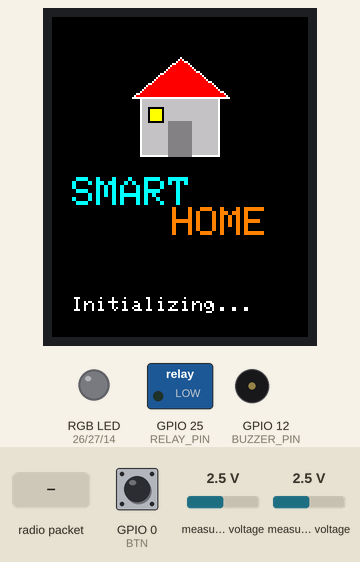
Simulated run of this program. Board: ESP32. Parts: 128×160 colour display, switched loads named in the program (green lamp = pin HIGH), an RGB LED mixed from three pins (HIGH = lit), buzzer (waves = sounding). The inputs (shaded band) are chosen by the test bench; at power-on: GPIO 0 (BTN) HIGH, measured voltage 2.5 V. WiFi joins after 1.5 s; servers stay silent unless stated; EEPROM starts erased; no radio packets arrive unless stated; pins used as bus, display or sensor lines are not drawn.

Above: at 1.04 s.
1.8 s: radio packet "mode" arrives
At 3.0 s:
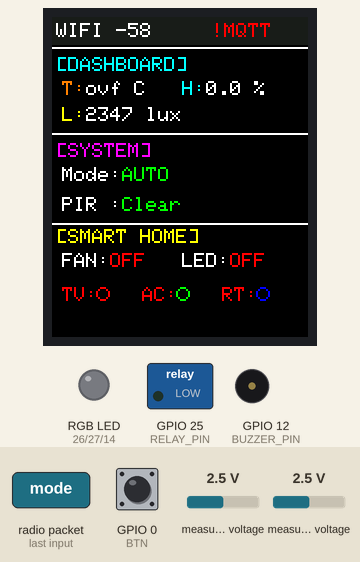
4.8 s: GPIO 0 (BTN) pulled LOW for 0.15 s
At 6.5 s:
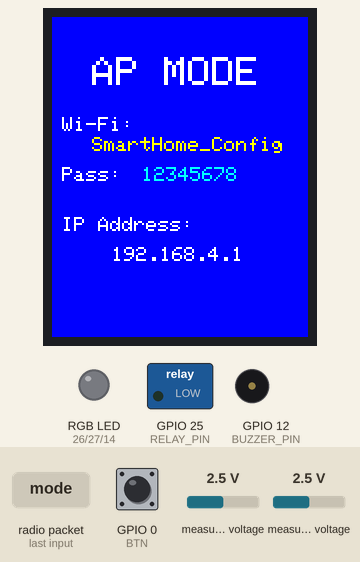
Timing chart, 0 to 8.0 s (numbered marks = the images above; inputs shaded):
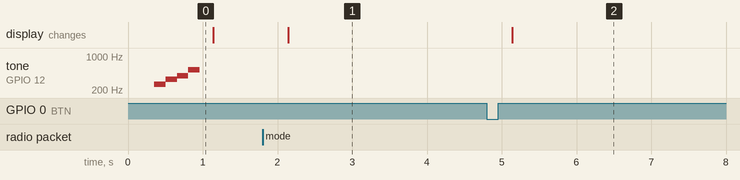

Measured:
- after the input at 1.8 s, the display: changes after 0.34 s (image 1)
- after the input at 4.8 s, the display: changes after 0.34 s (image 2)
- by itself, tone on GPIO 12 (BUZZER_PIN): plays 262 Hz for 0.15 s, 330 Hz for 0.15 s, 392 Hz for 0.15 s, 523 Hz for 0.15 s

The program:

main.cpp
```cpp
#include <Arduino.h>
#include <WiFi.h>
#include "config.h"
#include "wifi_manager.h"
#include "mqtt_manager.h"
#include "display.h"
#include "nrf.h"
#include "sensors.h"
#include "buzzer.h"
#include "app_webserver.h"
#include "state_machine.h"
#include <ArduinoJson.h>

PayloadNode1 n1 = {0.0, 0.0, false};
ControlMode sysMode = MODE_AUTO;
bool fanStatus = false;
uint8_t ledLevel = 0;   // 0=off, 1=dim, 2=medium, 3=max
bool heaterStatus = false;
bool pumpStatus = false;
bool mistStatus = false;
bool bootFinished = false;

unsigned long lastNrfNode1 = 0;   // Last time we received data from Sensor Node
bool sensorNodeConnected = false; // Whether Sensor Node is connected
bool actuatorNodeConnected = false; // Whether Actuator Node is connected
#define NRF_TIMEOUT 5000          // 5 seconds timeout

void onCommand(String topic, String message) {
  JsonDocument doc;
  deserializeJson(doc, message);

  String device = doc["device"] | "";
  String action = doc["action"] | "";

  if (device == "mode") {
    sysMode = (action == "auto") ? MODE_AUTO : MODE_MANUAL;
  } else if (device == "fan") {
    fanStatus = (action == "ON");
    digitalWrite(RELAY_PIN, fanStatus);
  } else if (device == "led") {
    // LED: 4 levels (0=off, 1=dim, 2=medium, 3=max)
    ledLevel = doc["action"].is<int>() ? doc["action"].as<int>() : (action == "ON" ? 3 : 0);
    if (ledLevel > 3) ledLevel = 3;
  } else if (device == "buzzer") {
    buzzerSetManual(action == "ON");
  } else if (device == "curtain") {
    // Curtain: 3 levels (0=closed, 50=half, 100=open)
    int val = doc["action"].is<int>() ? doc["action"].as<int>() : (action == "ON" ? 100 : 0);
    analogWrite(RGB_R, map(val, 0, 100, 0, 255));
  } else if (device == "ac") {
    // AC: 10 levels (20-29°C) or 0=off
    int val = doc["action"].is<int>() ? doc["action"].as<int>() : (action == "ON" ? 25 : 0);
    if (val >= 20 && val <= 29) {
      analogWrite(RGB_G, map(val, 20, 29, 28, 255));
    } else {
      analogWrite(RGB_G, 0);
    }
  } else if (device == "tv") {
    int val = doc["action"].is<int>() ? doc["action"].as<int>() : (action == "ON" ? 100 : 0);
    analogWrite(RGB_B, map(val, 0, 100, 0, 255));
  }
}

void setup() {
  Serial.begin(115200);

  pinMode(BTN, INPUT_PULLUP);
  pinMode(RELAY_PIN, OUTPUT);
  digitalWrite(RELAY_PIN, LOW);

  pinMode(RGB_R, OUTPUT);
  pinMode(RGB_G, OUTPUT);
  pinMode(RGB_B, OUTPUT);
  digitalWrite(RGB_R, LOW);
  digitalWrite(RGB_G, LOW);
  digitalWrite(RGB_B, LOW);

  displayInit();
  drawBoot();
  sensorsInit();
  nrfInit();
  wifiInit();
  mqttInit(onCommand);
  buzzerInit();

  changeState(STATE_BOOT);
}

unsigned long lastScreenUpdate = 0;
unsigned long lastNrfNode2 = 0;

void loop() {
  // Check for AP Mode trigger
  if (digitalRead(BTN) == LOW && getState() != STATE_AP) {
    startAP();
    webInit();
    changeState(STATE_AP);
  }

  if (!bootFinished) {
    bootFinished = buzzerStartup();
    return;
  }

  if (getState() == STATE_AP) {
    webHandle();
    if (millis() - lastScreenUpdate > 1000) {
      lastScreenUpdate = millis();
      drawAP(WiFi.softAPIP());
    }
    return;
  }

  wifiTask();
  mqttTask();
  webHandle();
  buzzerTask();

  // Read NRF Sensors Node
  if (nrfAvailable()) {
    nrfRead(n1);
    lastNrfNode1 = millis();
    sensorNodeConnected = true;
  }

  // Check Sensor Node timeout
  if (millis() - lastNrfNode1 > NRF_TIMEOUT) {
    sensorNodeConnected = false;
  }

  float ldr = readLight();

  // Write to Node 2 (Actuators) over NRF24
  if (millis() - lastNrfNode2 > 1000) {
    lastNrfNode2 = millis();
    PayloadNode2 n2;
    n2.temp = n1.temp;
    n2.hum = n1.hum;
    n2.light = ldr;
    n2.motion = n1.motion;
    n2.ledLevel = ledLevel;
    actuatorNodeConnected = nrfWriteNode2(n2);
  }

  if (millis() - lastScreenUpdate > 1000) {
    lastScreenUpdate = millis();
    mqttPublishTelemetry(n1, ldr, sysMode, fanStatus, ledLevel, heaterStatus, pumpStatus, mistStatus, sensorNodeConnected, actuatorNodeConnected);
    drawDashboard(n1, ldr, isWifiConnected(), getWifiRSSI(), isMqttConnected(), sysMode, fanStatus, ledLevel > 0, heaterStatus, pumpStatus, mistStatus, sensorNodeConnected);
    buzzerAlert(n1.temp, n1.motion);
  }
}
```

app_webserver.h
```cpp
#pragma once

void webInit();
void webHandle();
```

buzzer.h
```cpp
#pragma once

void buzzerInit();
bool buzzerStartup();
void buzzerAlert(float temp, bool motion);
void buzzerSetManual(bool on);
void buzzerTask();
```

display.h
```cpp
#pragma once
#include "config.h"

void displayInit();
void drawBoot();
void drawDashboard(PayloadNode1 n1, float light, bool wifiOk, int rssi, bool mqttOk, ControlMode mode, bool fanOn, bool ledOn, bool heatOn, bool pumpOn, bool mistOn, bool sensorNodeOk = true);
void drawAP(IPAddress ip);
```

mqtt_manager.h
```cpp
#pragma once
#include "config.h"
#include <PubSubClient.h>

typedef void (*MqttCallback)(String topic, String payload);

void mqttInit(void (*cmdCallback)(String, String));
void mqttTask();
bool isMqttConnected();
void mqttPublishTelemetry(PayloadNode1 n1, float light, ControlMode mode, bool fanOn, uint8_t ledLevel, bool heaterOn, bool pumpOn, bool mistOn, bool sensorNode = true, bool actuatorNode = true);
```

nrf.h
```cpp
#pragma once
#include "config.h"

void nrfInit();
bool nrfAvailable();
void nrfRead(PayloadNode1 &data);
bool nrfWriteNode2(PayloadNode2 &data);
```

sensors.h
```cpp
#pragma once

void sensorsInit();
float readLight();
```

state_machine.h
```cpp
#pragma once

enum SystemState {
  STATE_BOOT,
  STATE_NORMAL,
  STATE_AP
};

void changeState(SystemState s);
SystemState getState();
```

wifi_manager.h
```cpp
#pragma once

#include <Arduino.h>

void wifiInit();
void wifiTask();
void startAP();
bool isAPMode();
bool isWifiConnected();
int getWifiRSSI();
void saveWifiCredentials(String ssid, String pass);
```

app_webserver.cpp
```cpp
#include <Arduino.h>
#include <WiFi.h>
#include <WebServer.h>
#include "app_webserver.h"
#include "wifi_manager.h"

WebServer server(80);

const char INDEX_HTML[] PROGMEM = R"rawliteral(
<!DOCTYPE html>
<html lang="en">
<head>
  <meta charset="UTF-8">
  <meta name="viewport" content="width=device-width, initial-scale=1.0">
  <title>Smart Home Configuration</title>
  <style>
    :root {
      --primary: #4ade80;
      --primary-hover: #22c55e;
      --bg-color: #0f172a;
      --card-bg: rgba(30, 41, 59, 0.7);
      --text-color: #f8fafc;
      --border-color: rgba(255,255,255,0.1);
    }
    * {
      box-sizing: border-box;
      margin: 0;
      padding: 0;
    }
    body {
      font-family: system-ui, -apple-system, sans-serif;
      background: radial-gradient(circle at top right, #1e293b, var(--bg-color));
      color: var(--text-color);
      display: flex;
      justify-content: center;
      align-items: center;
      min-height: 100vh;
      padding: 20px;
    }
    .container {
      background: var(--card-bg);
      backdrop-filter: blur(16px);
      -webkit-backdrop-filter: blur(16px);
      border: 1px solid var(--border-color);
      border-radius: 24px;
      padding: 40px 30px;
      width: 100%;
      max-width: 420px;
      box-shadow: 0 25px 50px -12px rgba(0,0,0,0.5);
      animation: slideUp 0.6s cubic-bezier(0.16, 1, 0.3, 1);
    }
    @keyframes slideUp {
      from { opacity: 0; transform: translateY(30px); }
      to { opacity: 1; transform: translateY(0); }
    }
    .header {
      text-align: center;
      margin-bottom: 30px;
    }
    .header h1 {
      font-size: 28px;
      font-weight: 700;
      background: linear-gradient(to right, #4ade80, #3b82f6);
      -webkit-background-clip: text;
      -webkit-text-fill-color: transparent;
      margin-bottom: 10px;
    }
    .header p {
      color: #94a3b8;
      font-size: 14px;
    }
    .form-group {
      margin-bottom: 20px;
    }
    label {
      display: block;
      font-size: 14px;
      font-weight: 500;
      margin-bottom: 8px;
      color: #cbd5e1;
    }
    select, input {
      width: 100%;
      padding: 14px 16px;
      background: rgba(15, 23, 42, 0.5);
      border: 1px solid var(--border-color);
      border-radius: 12px;
      color: white;
      font-size: 16px;
      outline: none;
      transition: border-color 0.3s;
    }
    select:focus, input:focus {
      border-color: var(--primary);
    }
    button {
      width: 100%;
      padding: 14px;
      background: var(--primary);
      color: #000;
      border: none;
      border-radius: 12px;
      font-size: 16px;
      font-weight: 600;
      cursor: pointer;
      transition: all 0.3s ease;
      margin-top: 10px;
    }
    button:hover {
      background: var(--primary-hover);
      transform: translateY(-2px);
      box-shadow: 0 10px 15px -3px rgba(74, 222, 128, 0.3);
    }
    .scan-btn {
      background: transparent;
      color: var(--primary);
      border: 1px solid var(--primary);
      margin-bottom: 15px;
    }
    .scan-btn:hover {
      background: rgba(74, 222, 128, 0.1);
      box-shadow: none;
    }
    .loader {
      display: none;
      border: 3px solid rgba(255,255,255,0.1);
      border-top: 3px solid var(--primary);
      border-radius: 50%;
      width: 24px;
      height: 24px;
      animation: spin 1s linear infinite;
      margin: 0 auto;
    }
    @keyframes spin {
      0% { transform: rotate(0deg); }
      100% { transform: rotate(360deg); }
    }
    #msg {
      margin-top: 20px;
      text-align: center;
      font-size: 14px;
      color: #4ade80;
      display: none;
    }
  </style>
</head>
<body>
  <div class="container">
    <div class="header">
      <h1>Smart Home</h1>
      <p>Wi-Fi Configuration</p>
    </div>

    <button type="button" class="scan-btn" onclick="scanWifi()" id="scanBtn">Scan for Networks</button>
    <div class="loader" id="loader"></div>

    <form id="wifiForm">
      <div class="form-group">
        <label for="ssid">Select Wi-Fi Network</label>
        <select id="ssid" name="ssid">
          <option value="">-- Choose a network --</option>
        </select>
      </div>

      <div class="form-group">
        <label for="pass">Password</label>
        <input type="password" id="pass" name="pass" placeholder="Enter Wi-Fi password">
      </div>

      <button type="submit" id="saveBtn">Save & Connect</button>
    </form>

    <div id="msg">Credentials saved! Rebooting...</div>
  </div>

  <script>
    async function scanWifi() {
      const btn = document.getElementById('scanBtn');
      const loader = document.getElementById('loader');
      const select = document.getElementById('ssid');

      btn.style.display = 'none';
      loader.style.display = 'block';

      try {
        const res = await fetch('/scan');
        const networks = await res.json();

        select.innerHTML = '<option value="">-- Choose a network --</option>';
        networks.forEach(net => {
          const opt = document.createElement('option');
          opt.value = net.ssid;
          opt.textContent = `${net.ssid} (${net.rssi}dBm)`;
          select.appendChild(opt);
        });
      } catch (err) {
        alert('Failed to scan networks!');
      } finally {
        loader.style.display = 'none';
        btn.style.display = 'block';
      }
    }

    document.getElementById('wifiForm').onsubmit = async (e) => {
      e.preventDefault();
      const ssid = document.getElementById('ssid').value;
      const pass = document.getElementById('pass').value;
      const saveBtn = document.getElementById('saveBtn');

      if (!ssid) return alert('Please select a network!');

      saveBtn.disabled = true;
      saveBtn.textContent = 'Saving...';

      const formData = new URLSearchParams();
      formData.append('ssid', ssid);
      formData.append('pass', pass);

      try {
        await fetch('/save', {
          method: 'POST',
          headers: {'Content-Type': 'application/x-www-form-urlencoded'},
          body: formData
        });
        document.getElementById('msg').style.display = 'block';
        saveBtn.style.display = 'none';
      } catch (err) {
        alert('Failed to save!');
        saveBtn.disabled = false;
        saveBtn.textContent = 'Save & Connect';
      }
    };

    // Auto-scan on load
    window.onload = scanWifi;
  </script>
</body>
</html>
)rawliteral";

void webInit() {
  server.on("/", []() {
    server.send(200, "text/html", INDEX_HTML);
  });

  server.on("/scan", []() {
    int n = WiFi.scanNetworks();
    String json = "[";
    for (int i = 0; i < n; ++i) {
      if (i > 0) json += ",";
      json += "{\"ssid\":\"" + WiFi.SSID(i) + "\",\"rssi\":" + String(WiFi.RSSI(i)) + "}";
    }
    json += "]";
    server.send(200, "application/json", json);
    WiFi.scanDelete();
  });

  server.on("/save", HTTP_POST, []() {
    String ssid = server.arg("ssid");
    String pass = server.arg("pass");

    if (ssid.length() > 0) {
      saveWifiCredentials(ssid, pass);
      server.send(200, "text/plain", "OK");
      delay(1000);
      ESP.restart(); // Reboot to apply new credentials
    } else {
      server.send(400, "text/plain", "Bad Request");
    }
  });

  server.begin();
}

void webHandle() {
  server.handleClient();
}
```

buzzer.cpp
```cpp
#include "buzzer.h"
#include "config.h"

int melody[] = {0,262,330,392,523,0};
int idx = 0;
unsigned long t = 0;
bool done = false;

void buzzerInit() {
  pinMode(BUZZER_PIN, OUTPUT);
}

bool buzzerStartup() {

  if (done) return true;

  if (millis() - t > 150) {
    t = millis();

    if (idx < 6) {
      if (melody[idx] == 0) {
        noTone(BUZZER_PIN);
      } else {
        tone(BUZZER_PIN, melody[idx]);
      }
      idx++;
    } else {
      noTone(BUZZER_PIN);
      done = true;
    }
  }
  return done;
}

bool manualBuzzerActive = false;
bool autoBuzzerActive = false;
unsigned long lastBlink = 0;
bool blinkState = false;

void buzzerSetManual(bool on) {
  manualBuzzerActive = on;
  if (!on && !autoBuzzerActive) {
    analogWrite(BUZZER_PIN, 0);
    blinkState = false;
  }
}

void buzzerTask() {
  if (!manualBuzzerActive && !autoBuzzerActive) return;

  if (millis() - lastBlink > 300) {
    lastBlink = millis();
    blinkState = !blinkState;
    if (blinkState) {
      analogWrite(BUZZER_PIN, 200);
    } else {
      analogWrite(BUZZER_PIN, 0);
    }
  }
}

void buzzerAlert(float temp, bool motion) {
  autoBuzzerActive = (temp > 45.0);

  if (!manualBuzzerActive && !autoBuzzerActive) {
     analogWrite(BUZZER_PIN, 0);
  }
}
```

mqtt_manager.cpp
```cpp
#include "mqtt_manager.h"
#include <WiFiClientSecure.h>
#include <PubSubClient.h>
#include "wifi_manager.h"

WiFiClientSecure secureClient;
PubSubClient mqttClient(secureClient);

unsigned long lastMqttCheck = 0;
MqttCallback userCallback = nullptr;

void internalCallback(char* topic, byte* payload, unsigned int length) {
  String p = "";
  for (int i = 0; i < length; i++) p += (char)payload[i];
  if (userCallback) userCallback(String(topic), p);
}

void mqttInit(MqttCallback cb) {
  userCallback = cb;
  secureClient.setInsecure(); // No certificate checking for simplicity
  mqttClient.setServer(MQTT_SERVER, MQTT_PORT);
  mqttClient.setCallback(internalCallback);
}

void mqttTask() {
  if (!isWifiConnected()) return;

  if (!mqttClient.connected()) {
    if (millis() - lastMqttCheck > 5000) {
      lastMqttCheck = millis();

      uint64_t chipId = ESP.getEfuseMac();
      String clientId = "ESP32_SmartHome_" + String((uint32_t)(chipId >> 32), HEX) + String((uint32_t)chipId, HEX);

      if (mqttClient.connect(clientId.c_str(), MQTT_USER, MQTT_PASS, "smarthome/status", 1, true, "offline")) {
        // Successfully connected
        mqttClient.publish("smarthome/status", "online", true); // Publish online status

        // Subscribe to commands
        mqttClient.subscribe("smarthome/commands/#");
      }
    }
  } else {
    mqttClient.loop();
  }
}

bool isMqttConnected() {
  return mqttClient.connected();
}

void mqttPublishTelemetry(PayloadNode1 n1, float light, ControlMode mode, bool fan, uint8_t led, bool heater, bool pump, bool mist, bool sensorNode, bool actuatorNode) {
  if (!isMqttConnected()) return;

  String mStr = (mode == MODE_AUTO) ? "auto" : "manual";

  String payload = "{\"temperature\":" + String(n1.temp) +
                   ",\"humidity\":" + String(n1.hum) +
                   ",\"motion\":" + String(n1.motion ? "true" : "false") +
                   ",\"ldr\":" + String(light) +
                   ",\"mode\":\"" + mStr + "\"" +
                   ",\"fan\":" + String(fan ? "true" : "false") +
                   ",\"led\":" + String(led) +
                   ",\"heater\":" + String(heater ? "true" : "false") +
                   ",\"pump\":" + String(pump ? "true" : "false") +
                   ",\"mist\":" + String(mist ? "true" : "false") +
                   ",\"sensorNode\":" + String(sensorNode ? "true" : "false") +
                   ",\"actuatorNode\":" + String(actuatorNode ? "true" : "false") + "}";

  mqttClient.publish("smarthome/sensors", payload.c_str());
}
```

nrf.cpp
```cpp
#include "nrf.h"
#include <RF24.h>

RF24 radio(NRF_CE, NRF_CSN);

// Pipe 0 for reading from Node 1
const byte addrRead[6] = "NODE1";
// Pipe 1 for writing to Node 2
const byte addrWrite[6] = "NODE2";

void nrfInit() {
  radio.begin();
  radio.openReadingPipe(0, addrRead);
  radio.openWritingPipe(addrWrite);
  radio.startListening();
}

bool nrfAvailable() {
  return radio.available();
}

void nrfRead(PayloadNode1 &data) {
  radio.read(&data, sizeof(data));
}

bool nrfWriteNode2(PayloadNode2 &data) {
  radio.stopListening();
  bool success = radio.write(&data, sizeof(data));
  radio.startListening();
  return success;
}
```

sensors.cpp
```cpp
#include "sensors.h"
#include <Adafruit_MCP3008.h>
#include <SimpleKalmanFilter.h>
#include <math.h>

Adafruit_MCP3008 adc;

// SimpleKalmanFilter(e_mea, e_est, q)
SimpleKalmanFilter kalmanLight(2, 2, 0.01);

const float VREF = 3.3;
const float R_FIXED = 10000.0;

void sensorsInit() {
  adc.begin(13);
}

float calculateLux(int adcValue) {
  if (adcValue <= 0) return 0; // tránh chia cho 0

  float voltage = adcValue * (VREF / 1023.0);
  if (voltage <= 0.01) return 0;

  // Công thức tính điện trở LDR
  float rLdr = (VREF - voltage) * R_FIXED / voltage;

  // Công thức lux xấp xỉ cho LDR loại phổ biến
  float lux = pow((750.0 / (rLdr / 1000.0)), 1.8);

  if (lux < 0) lux = 0;
  return lux;
}

float readLight() {
  int rawADC = (adc.readADC(0) + adc.readADC(1)) / 2;
  float filtered = kalmanLight.updateEstimate(rawADC);
  return calculateLux((int)filtered);
}
```

state_machine.cpp
```cpp
#include "state_machine.h"

static SystemState currentState;

void changeState(SystemState s) {
  currentState = s;
}

SystemState getState() {
  return currentState;
}
```

Source omitted: display.cpp (4988 bytes), wifi_manager.cpp (1107 bytes), config.h (982 bytes)
